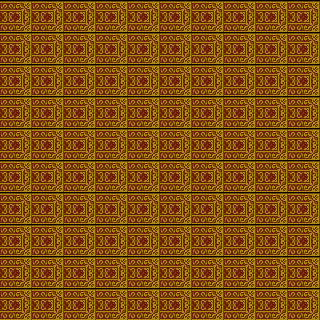

The image is a tile-based game level rendered from a .tmx file. Its description and source (layers, tilesets, objects; grid data summarised) follow:
An orthogonal 10x10 tile map with 32x32 px tiles, 4 tile layers (ground, onground, blockground, water).

<map version="1.0" orientation="orthogonal" renderorder="right-down" width="10" height="10" tilewidth="32" tileheight="32" nextobjectid="1">
 <tileset firstgid="1" name="tilesetformattedupdate1" tilewidth="32" tileheight="32" tilecount="18">
  <image source="tile/tilesetformattedupdate1.png" width="112" height="192" />
 </tileset>
 <layer name="ground" width="10" height="10">
  <data>[100 cells, 100 non-empty, 1 distinct tile ids]</data>
 </layer>
 <layer name="onground" width="10" height="10">
  <data>[100 cells, 0 non-empty, 0 distinct tile ids]</data>
 </layer>
 <layer name="blockground" width="10" height="10">
  <data>[100 cells, 0 non-empty, 0 distinct tile ids]</data>
 </layer>
 <layer name="water" width="10" height="10">
  <data>[100 cells, 0 non-empty, 0 distinct tile ids]</data>
 </layer>
</map>
